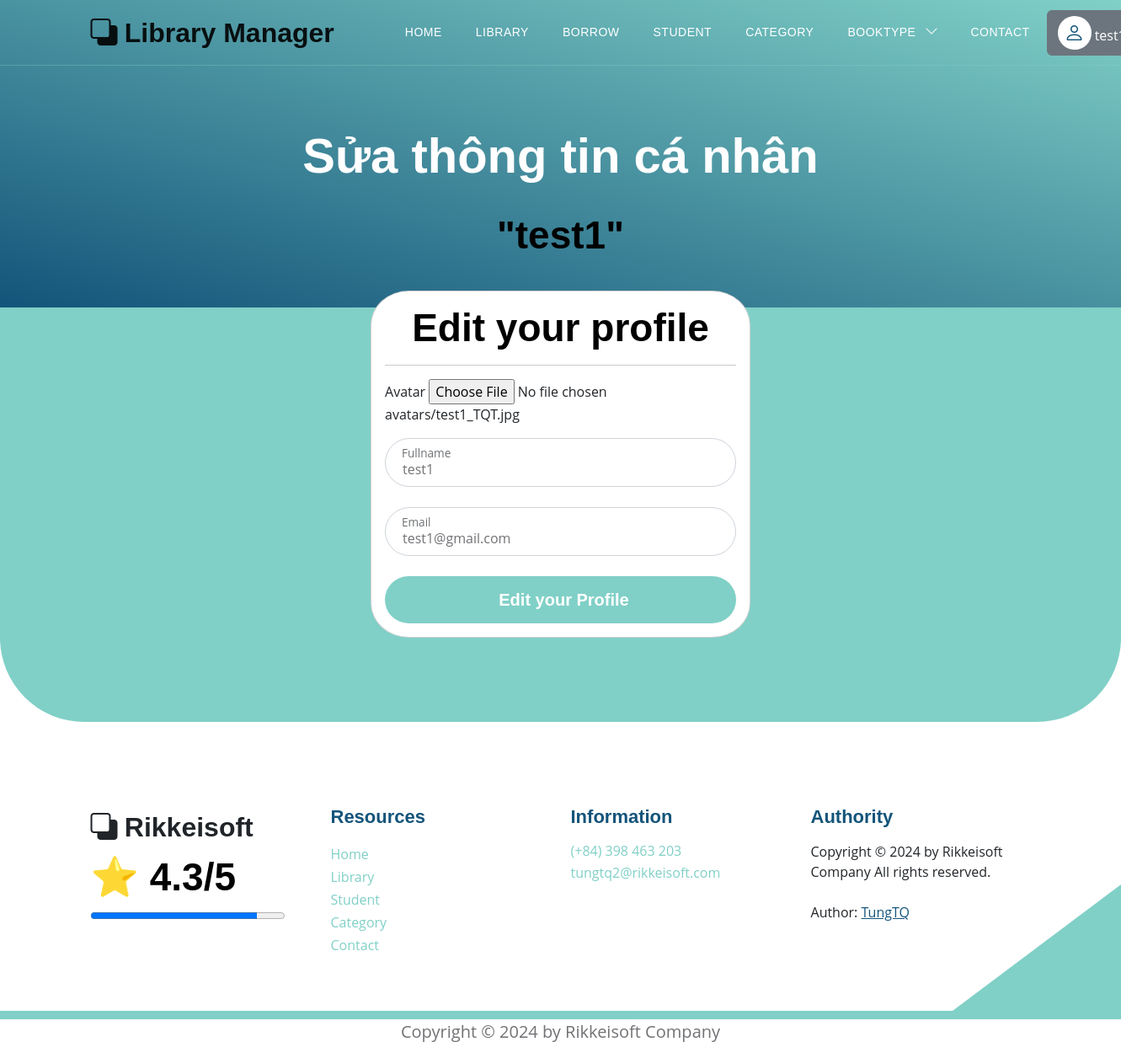
Page /users/update_user (signed in) on the earlier database version.
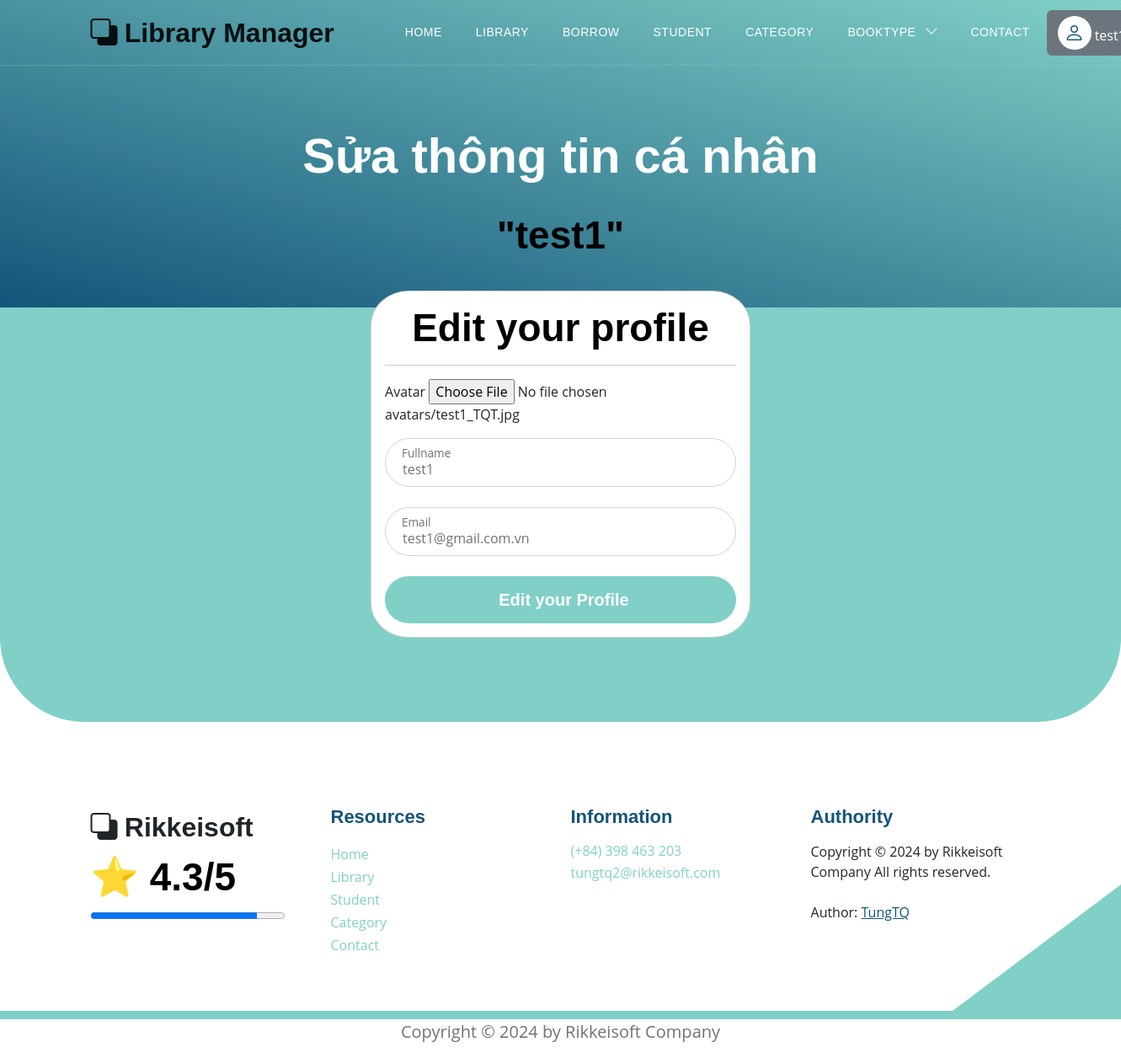
Same page on the later database version.
### models.py (models this page shows)
class User(Base):
    __tablename__ = 'users'
    username = Column(String(30), primary_key=True, unique=True, index=True)
    fullname = Column(String(100), index=True)
    email = Column(String(100), index=True)
    password = Column(String(100), index=True)
    role = Column(Integer, index=True)
    delete_flag = Column(Integer, index=True)
    avatar = Column(String(500), index=True, nullable=True)     # Trường thông tin avatar
    books = relationship("Book", back_populates="user")
    comments = relationship("CommentBook", back_populates="usercomment")

### routers/student.py (the view)
@router.get('/users/update_user', response_class=HTMLResponse)
async def get_edit_user(request: Request, token: str = Cookie(None), db: Session = Depends(models.get_db)):
    if token:
        mean_star = function.get_mean_star(db)
        all_category2 = db.query(models.Category).filter(models.Category.delete_flag != 1).all()
        decodeJSON = jwt.decode(token, "secret", algorithms=["HS256"])
        username = decodeJSON["username"]
        user = function.get_user(db, username)
        if user:
            return templates.TemplateResponse("accounts/edit_avatar.html", {"request": request,
                                                                   "user": user,
                                                                   "mean_star": mean_star,
                                                                   "all_category2": all_category2})
        else:
            return templates.TemplateResponse("errors/not_permit_access.html", {"request": request,
                                                                         "mean_star": mean_star,
                                                                         "error": "Không có quyền thay đổi trang cá nhân!"})
    else:
        return templates.TemplateResponse("errors/error_template.html", {"request": request,
                                                                  "mean_star": mean_star,
                                                                  "error": "Page Not Found"})

### templates/accounts/edit_avatar.html (shortened to what this page needs)
{% extends "base.html" %}
{% block content %}
<section class="hero-section d-flex justify-content-center align-items-center" id="section_1"
    style="padding-bottom: 50px;">
    <div class="container">
        <div class="row">
            <div class="col-lg-8 col-12 mx-auto">
                <h1 class="text-white text-center"> Sửa thông tin cá nhân </h1>
                <br>
                <h2 class="text-center"> "{{user.username}}" </h2>
            </div>
        </div>
    </div>
</section>
<section class="featured-section">
    <div class="container">
        <div class="row justify-content-center">
            <div class="col-lg-5 col-md-7 col-12" style="padding-top: 80px;">
                <div class="card" style="border-radius: 10%;">
                    <div class="card-body">
                        <h2 class="card-title text-center"> Edit your profile </h2>
                        <hr>
                        <form action="/users/update_user" method="post" class="custom-form" role="form" enctype="multipart/form-data">
                            <div class="form-group mb-3">
                                <label for="avatar">Avatar</label>
                                <input type="file" class="form-control-file" id="avatar" name="avatar" value="{{user.avatar}}"> {{user.avatar}}
                            </div>
                            <div class="form-floating mb-3">
                                <input type="text" name="fullname" id="fullname" class="form-control" required=""
                                    placeholder="Fullname" value="{{user.fullname}}">
                                <label for="fullname"> Fullname </label>
                            </div>
                            <div class="form-floating mb-3">
                                <input type="text" name="email" id="email" class="form-control" required=""
                                    placeholder="Email" value="{{user.email}}">
                                <label for="email"> Email </label>
                            </div>
                            <button type="submit" class="form-control btn btn-primary"> Edit your Profile </button>
                        </form>
                    </div>
                </div>
            </div>
        </div>
    </div>
</section>
{% endblock content %}

Differences in the rows shown:
changed User "test1": email "test1@gmail.com" → "test1@gmail.com.vn"
